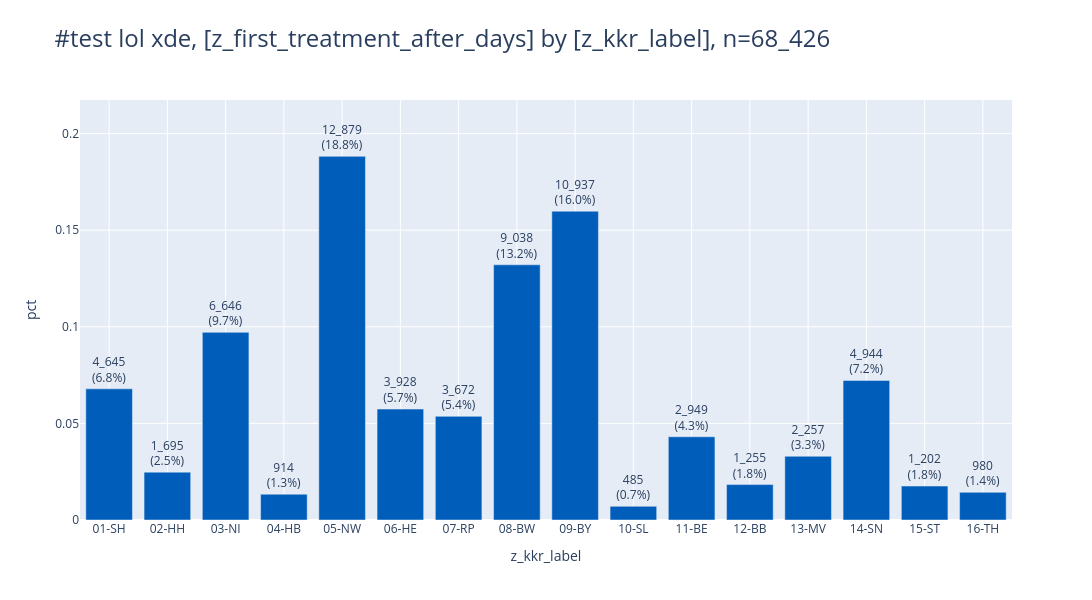

Write notebook code for a chart like this one.
### Markdown cell above
### <a id='toc1_2_1_'></a>[bars](#toc0_)

### Code cell
_ = pls.plot_bars(
    db_delay.to_df().iloc[:,:2],
    # height=400,
    # width=1000,
    # use_ci=True,
    # ci_agg='median',
    caption="#test lol xde",
    # title="pl",
    # caption_only_n=True,
    # color_palette="D3",
    # color_palette=const.COLOR_BLUE_LIGHT,
    # color_palette="Pastel",
    # sort_values=True,
)
# os.getenv("THEME")

### Figure 1 — Plotly figure (JSON) as saved in the notebook; plotly's stock layout.template omitted (floating-point values rounded to 4 significant figures)
{"data": [{"error_y": {"thickness": 5}, "hovertemplate": "z_kkr_label=%{x}<br>pct=%{y}<br>cnt_pct_str=%{text}<extra></extra>", "legendgroup": "01-SH", "marker": {"color": "#005db9", "pattern": {"shape": ""}}, "name": "01-SH", "orientation": "v", "showlegend": true, "text": ["4_645<br>(6.8%)"], "textposition": "outside", "type": "bar", "x": ["01-SH"], "xaxis": "x", "y": [0.06788], "yaxis": "y"}, {"error_y": {"thickness": 5}, "hovertemplate": "z_kkr_label=%{x}<br>pct=%{y}<br>cnt_pct_str=%{text}<extra></extra>", "legendgroup": "02-HH", "marker": {"color": "#005db9", "pattern": {"shape": ""}}, "name": "02-HH", "orientation": "v", "showlegend": true, "text": ["1_695<br>(2.5%)"], "textposition": "outside", "type": "bar", "x": ["02-HH"], "xaxis": "x", "y": [0.02477], "yaxis": "y"}, {"error_y": {"thickness": 5}, "hovertemplate": "z_kkr_label=%{x}<br>pct=%{y}<br>cnt_pct_str=%{text}<extra></extra>", "legendgroup": "03-NI", "marker": {"color": "#005db9", "pattern": {"shape": ""}}, "name": "03-NI", "orientation": "v", "showlegend": true, "text": ["6_646<br>(9.7%)"], "textposition": "outside", "type": "bar", "x": ["03-NI"], "xaxis": "x", "y": [0.09713], "yaxis": "y"}, {"error_y": {"thickness": 5}, "hovertemplate": "z_kkr_label=%{x}<br>pct=%{y}<br>cnt_pct_str=%{text}<extra></extra>", "legendgroup": "04-HB", "marker": {"color": "#005db9", "pattern": {"shape": ""}}, "name": "04-HB", "orientation": "v", "showlegend": true, "text": ["914<br>(1.3%)"], "textposition": "outside", "type": "bar", "x": ["04-HB"], "xaxis": "x", "y": [0.01336], "yaxis": "y"}, {"error_y": {"thickness": 5}, "hovertemplate": "z_kkr_label=%{x}<br>pct=%{y}<br>cnt_pct_str=%{text}<extra></extra>", "legendgroup": "05-NW", "marker": {"color": "#005db9", "pattern": {"shape": ""}}, "name": "05-NW", "orientation": "v", "showlegend": true, "text": ["12_879<br>(18.8%)"], "textposition": "outside", "type": "bar", "x": ["05-NW"], "xaxis": "x", "y": [0.1882], "yaxis": "y"}, {"error_y": {"thickness": 5}, "hovertemplate": "z_kkr_label=%{x}<br>pct=%{y}<br>cnt_pct_str=%{text}<extra></extra>", "legendgroup": "06-HE", "marker": {"color": "#005db9", "pattern": {"shape": ""}}, "name": "06-HE", "orientation": "v", "showlegend": true, "text": ["3_928<br>(5.7%)"], "textposition": "outside", "type": "bar", "x": ["06-HE"], "xaxis": "x", "y": [0.05741], "yaxis": "y"}, {"error_y": {"thickness": 5}, "hovertemplate": "z_kkr_label=%{x}<br>pct=%{y}<br>cnt_pct_str=%{text}<extra></extra>", "legendgroup": "07-RP", "marker": {"color": "#005db9", "pattern": {"shape": ""}}, "name": "07-RP", "orientation": "v", "showlegend": true, "text": ["3_672<br>(5.4%)"], "textposition": "outside", "type": "bar", "x": ["07-RP"], "xaxis": "x", "y": [0.05366], "yaxis": "y"}, {"error_y": {"thickness": 5}, "hovertemplate": "z_kkr_label=%{x}<br>pct=%{y}<br>cnt_pct_str=%{text}<extra></extra>", "legendgroup": "08-BW", "marker": {"color": "#005db9", "pattern": {"shape": ""}}, "name": "08-BW", "orientation": "v", "showlegend": true, "text": ["9_038<br>(13.2%)"], "textposition": "outside", "type": "bar", "x": ["08-BW"], "xaxis": "x", "y": [0.1321], "yaxis": "y"}, {"error_y": {"thickness": 5}, "hovertemplate": "z_kkr_label=%{x}<br>pct=%{y}<br>cnt_pct_str=%{text}<extra></extra>", "legendgroup": "09-BY", "marker": {"color": "#005db9", "pattern": {"shape": ""}}, "name": "09-BY", "orientation": "v", "showlegend": true, "text": ["10_937<br>(16.0%)"], "textposition": "outside", "type": "bar", "x": ["09-BY"], "xaxis": "x", "y": [0.1598], "yaxis": "y"}, {"error_y": {"thickness": 5}, "hovertemplate": "z_kkr_label=%{x}<br>pct=%{y}<br>cnt_pct_str=%{text}<extra></extra>", "legendgroup": "10-SL", "marker": {"color": "#005db9", "pattern": {"shape": ""}}, "name": "10-SL", "orientation": "v", "showlegend": true, "text": ["485<br>(0.7%)"], "textposition": "outside", "type": "bar", "x": ["10-SL"], "xaxis": "x", "y": [0.007088], "yaxis": "y"}, {"error_y": {"thickness": 5}, "hovertemplate": "z_kkr_label=%{x}<br>pct=%{y}<br>cnt_pct_str=%{text}<extra></extra>", "legendgroup": "11-BE", "marker": {"color": "#005db9", "pattern": {"shape": ""}}, "name": "11-BE", "orientation": "v", "showlegend": true, "text": ["2_949<br>(4.3%)"], "textposition": "outside", "type": "bar", "x": ["11-BE"], "xaxis": "x", "y": [0.0431], "yaxis": "y"}, {"error_y": {"thickness": 5}, "hovertemplate": "z_kkr_label=%{x}<br>pct=%{y}<br>cnt_pct_str=%{text}<extra></extra>", "legendgroup": "12-BB", "marker": {"color": "#005db9", "pattern": {"shape": ""}}, "name": "12-BB", "orientation": "v", "showlegend": true, "text": ["1_255<br>(1.8%)"], "textposition": "outside", "type": "bar", "x": ["12-BB"], "xaxis": "x", "y": [0.01834], "yaxis": "y"}, {"error_y": {"thickness": 5}, "hovertemplate": "z_kkr_label=%{x}<br>pct=%{y}<br>cnt_pct_str=%{text}<extra></extra>", "legendgroup": "13-MV", "marker": {"color": "#005db9", "pattern": {"shape": ""}}, "name": "13-MV", "orientation": "v", "showlegend": true, "text": ["2_257<br>(3.3%)"], "textposition": "outside", "type": "bar", "x": ["13-MV"], "xaxis": "x", "y": [0.03298], "yaxis": "y"}, {"error_y": {"thickness": 5}, "hovertemplate": "z_kkr_label=%{x}<br>pct=%{y}<br>cnt_pct_str=%{text}<extra></extra>", "legendgroup": "14-SN", "marker": {"color": "#005db9", "pattern": {"shape": ""}}, "name": "14-SN", "orientation": "v", "showlegend": true, "text": ["4_944<br>(7.2%)"], "textposition": "outside", "type": "bar", "x": ["14-SN"], "xaxis": "x", "y": [0.07225], "yaxis": "y"}, {"error_y": {"thickness": 5}, "hovertemplate": "z_kkr_label=%{x}<br>pct=%{y}<br>cnt_pct_str=%{text}<extra></extra>", "legendgroup": "15-ST", "marker": {"color": "#005db9", "pattern": {"shape": ""}}, "name": "15-ST", "orientation": "v", "showlegend": true, "text": ["1_202<br>(1.8%)"], "textposition": "outside", "type": "bar", "x": ["15-ST"], "xaxis": "x", "y": [0.01757], "yaxis": "y"}, {"error_y": {"thickness": 5}, "hovertemplate": "z_kkr_label=%{x}<br>pct=%{y}<br>cnt_pct_str=%{text}<extra></extra>", "legendgroup": "16-TH", "marker": {"color": "#005db9", "pattern": {"shape": ""}}, "name": "16-TH", "orientation": "v", "showlegend": true, "text": ["980<br>(1.4%)"], "textposition": "outside", "type": "bar", "x": ["16-TH"], "xaxis": "x", "y": [0.01432], "yaxis": "y"}], "layout": {"barmode": "relative", "height": 600, "legend": {"title": {"text": "z_kkr_label"}, "tracegroupgap": 0}, "showlegend": false, "title": {"font": {"size": 24}, "text": "#test lol xde, [z_first_treatment_after_days] by [z_kkr_label], n=68_426", "xanchor": "left", "y": 0.95, "yanchor": "top"}, "width": 1600, "xaxis": {"anchor": "y", "categoryarray": ["01-SH", "02-HH", "03-NI", "04-HB", "05-NW", "06-HE", "07-RP", "08-BW", "09-BY", "10-SL", "11-BE", "12-BB", "13-MV", "14-SN", "15-ST", "16-TH"], "categoryorder": "array", "domain": [0, 1], "gridwidth": 1, "showgrid": true, "title": {"text": "z_kkr_label"}}, "yaxis": {"anchor": "x", "domain": [0, 1], "dtick": 0.05, "gridwidth": 1, "range": [0, 0.2174], "showgrid": true, "title": {"text": "pct"}}}}
